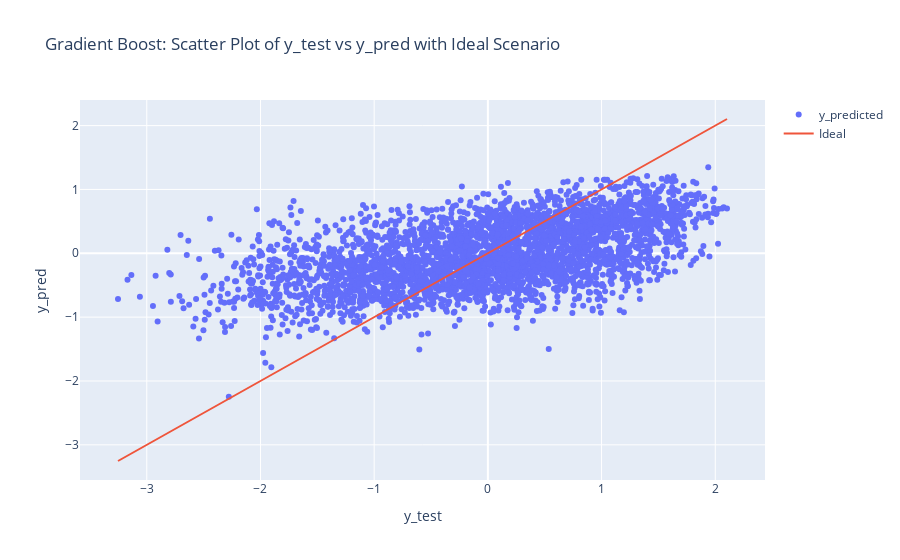

Source (notebook cell):
### Code cell
scatter = go.Scatter(x=y_test, y=gb_pred, mode='markers', name='y_predicted')
line = go.Scatter(x=[y_test.min(), y_test.max()], y=[y_test.min(), y_test.max()], mode='lines', name='Ideal')
fig = go.Figure(data=[scatter, line])

# Add axis labels and a title
fig.update_layout(
    xaxis_title='y_test',
    yaxis_title='y_pred',
    title='Gradient Boost: Scatter Plot of y_test vs y_pred with Ideal Scenario'
)
fig.show()

### Figure 1 — Plotly figure (JSON) as saved in the notebook; plotly's stock layout.template omitted (floating-point values rounded to 4 significant figures; data arrays with more than 128 entries replaced by an {"elided": "..."} marker saying what was removed)
{"data": [{"mode": "markers", "name": "y_predicted", "type": "scatter", "x": {"elided": "3595 float values"}, "y": {"elided": "3595 float values"}}, {"mode": "lines", "name": "Ideal", "type": "scatter", "x": [-3.253, 2.103], "y": [-3.253, 2.103]}], "layout": {"title": {"text": "Gradient Boost: Scatter Plot of y_test vs y_pred with Ideal Scenario"}, "xaxis": {"title": {"text": "y_test"}}, "yaxis": {"title": {"text": "y_pred"}}}}
